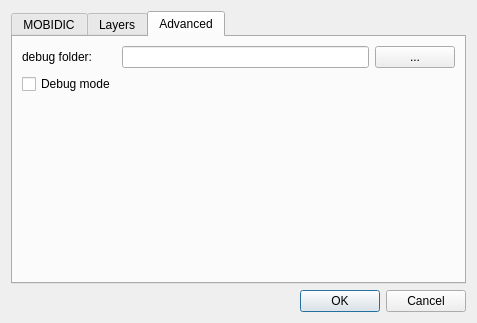
<?xml version="1.0" encoding="UTF-8"?>
<ui version="4.0">
 <class>Dialog</class>
 <widget class="QDialog" name="Dialog">
  <property name="geometry">
   <rect>
    <x>0</x>
    <y>0</y>
    <width>477</width>
    <height>323</height>
   </rect>
  </property>
  <property name="maximumSize">
   <size>
    <width>1000</width>
    <height>1000</height>
   </size>
  </property>
  <property name="windowTitle">
   <string>General settings</string>
  </property>
  <property name="locale">
   <locale language="English" country="UnitedKingdom"/>
  </property>
  <layout class="QVBoxLayout" name="verticalLayout">
   <item>
    <widget class="QTabWidget" name="OPTIONTABS">
     <property name="currentIndex">
      <number>2</number>
     </property>
     <widget class="QWidget" name="MOBIDICtab">
      <attribute name="title">
       <string>MOBIDIC</string>
      </attribute>
      <layout class="QGridLayout" name="gridLayout">
       <item row="1" column="1">
        <widget class="QLineEdit" name="MATLAB"/>
       </item>
       <item row="0" column="0">
        <widget class="QLabel" name="EXE_LBL">
         <property name="text">
          <string>Path to MOBIDIC</string>
         </property>
        </widget>
       </item>
       <item row="0" column="2">
        <widget class="QPushButton" name="EXE_BTN">
         <property name="text">
          <string>...</string>
         </property>
        </widget>
       </item>
       <item row="1" column="0">
        <widget class="QLabel" name="MATLAB_LBL">
         <property name="text">
          <string>Path to MATLAB</string>
         </property>
        </widget>
       </item>
       <item row="0" column="1">
        <widget class="QLineEdit" name="EXE"/>
       </item>
       <item row="1" column="2">
        <widget class="QPushButton" name="MATLAB_BTN">
         <property name="text">
          <string>...</string>
         </property>
        </widget>
       </item>
       <item row="2" column="1">
        <spacer name="verticalSpacer_2">
         <property name="orientation">
          <enum>Qt::Vertical</enum>
         </property>
         <property name="sizeHint" stdset="0">
          <size>
           <width>20</width>
           <height>40</height>
          </size>
         </property>
        </spacer>
       </item>
      </layout>
     </widget>
     <widget class="QWidget" name="layerTab">
      <attribute name="title">
       <string>Layers</string>
      </attribute>
      <layout class="QGridLayout" name="gridLayout_2">
       <item row="0" column="0">
        <widget class="QLabel" name="LINKS_LBL">
         <property name="text">
          <string>Links</string>
         </property>
        </widget>
       </item>
       <item row="0" column="4">
        <widget class="QPushButton" name="LINKS_BTN">
         <property name="text">
          <string>...</string>
         </property>
        </widget>
       </item>
       <item row="1" column="0">
        <widget class="QLabel" name="NODES_LBL">
         <property name="text">
          <string>Nodes</string>
         </property>
        </widget>
       </item>
       <item row="1" column="4">
        <widget class="QPushButton" name="NODES_BTN">
         <property name="text">
          <string>...</string>
         </property>
        </widget>
       </item>
       <item row="2" column="4">
        <widget class="QPushButton" name="WHEATHERSTATIONS_BTN">
         <property name="text">
          <string>...</string>
         </property>
        </widget>
       </item>
       <item row="3" column="4">
        <widget class="QPushButton" name="LANDUSES_BTN">
         <property name="text">
          <string>...</string>
         </property>
        </widget>
       </item>
       <item row="4" column="4">
        <widget class="QPushButton" name="SOILS_BTN">
         <property name="text">
          <string>...</string>
         </property>
        </widget>
       </item>
       <item row="5" column="4">
        <widget class="QPushButton" name="ACQUIFERS_BTN">
         <property name="text">
          <string>...</string>
         </property>
        </widget>
       </item>
       <item row="6" column="3">
        <spacer name="verticalSpacer">
         <property name="orientation">
          <enum>Qt::Vertical</enum>
         </property>
         <property name="sizeHint" stdset="0">
          <size>
           <width>20</width>
           <height>55</height>
          </size>
         </property>
        </spacer>
       </item>
       <item row="2" column="0">
        <widget class="QLabel" name="WHEATHERSTATIONS_LB">
         <property name="text">
          <string>Wheather</string>
         </property>
        </widget>
       </item>
       <item row="3" column="0">
        <widget class="QLabel" name="LANDUSES_LB">
         <property name="text">
          <string>Landuses</string>
         </property>
        </widget>
       </item>
       <item row="4" column="0">
        <widget class="QLabel" name="SOILS_LB">
         <property name="text">
          <string>Soils</string>
         </property>
        </widget>
       </item>
       <item row="5" column="0">
        <widget class="QLabel" name="ACQUIFERS_LB">
         <property name="text">
          <string>Acquifers</string>
         </property>
        </widget>
       </item>
       <item row="0" column="1" colspan="3">
        <widget class="QLineEdit" name="LINKS"/>
       </item>
       <item row="1" column="1" colspan="3">
        <widget class="QLineEdit" name="NODES"/>
       </item>
       <item row="2" column="1" colspan="3">
        <widget class="QLineEdit" name="WHEATHERSTATIONS"/>
       </item>
       <item row="3" column="1" colspan="3">
        <widget class="QLineEdit" name="LANDUSES"/>
       </item>
       <item row="4" column="1" colspan="3">
        <widget class="QLineEdit" name="SOILS"/>
       </item>
       <item row="5" column="1" colspan="3">
        <widget class="QLineEdit" name="ACQUIFERS"/>
       </item>
      </layout>
     </widget>
     <widget class="QWidget" name="advanceTab">
      <attribute name="title">
       <string>Advanced</string>
      </attribute>
      <layout class="QGridLayout" name="gridLayout_3">
       <item row="0" column="0">
        <widget class="QLabel" name="DEBUGPATH_LBL">
         <property name="text">
          <string>debug folder:</string>
         </property>
        </widget>
       </item>
       <item row="0" column="1">
        <widget class="QLineEdit" name="DEBUGPATH"/>
       </item>
       <item row="0" column="2">
        <widget class="QPushButton" name="DEBUGPATH_BTN">
         <property name="text">
          <string>...</string>
         </property>
        </widget>
       </item>
       <item row="1" column="0">
        <widget class="QCheckBox" name="DEBUGMODE">
         <property name="text">
          <string>Debug mode</string>
         </property>
        </widget>
       </item>
       <item row="2" column="1">
        <spacer name="verticalSpacer_3">
         <property name="orientation">
          <enum>Qt::Vertical</enum>
         </property>
         <property name="sizeHint" stdset="0">
          <size>
           <width>20</width>
           <height>177</height>
          </size>
         </property>
        </spacer>
       </item>
      </layout>
     </widget>
    </widget>
   </item>
   <item>
    <widget class="QDialogButtonBox" name="buttonBox">
     <property name="orientation">
      <enum>Qt::Horizontal</enum>
     </property>
     <property name="standardButtons">
      <set>QDialogButtonBox::Cancel|QDialogButtonBox::Ok</set>
     </property>
    </widget>
   </item>
  </layout>
 </widget>
 <resources/>
 <connections/>
</ui>
